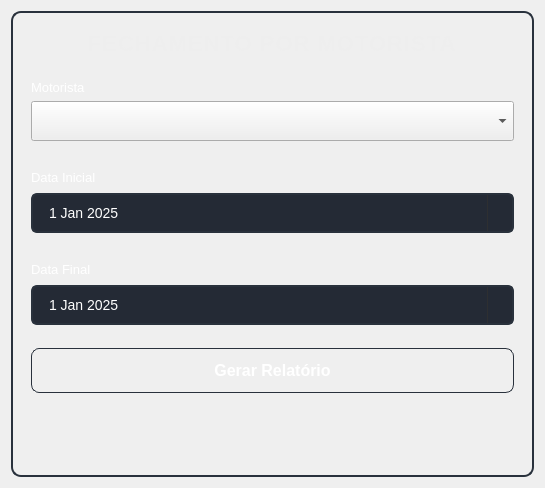
        <widget class="QWidget" name="page_12">
         <property name="styleSheet">
          <string notr="true">#page_12{
 background-color: transparent
}
</string>
         </property>
         <layout class="QHBoxLayout" name="horizontalLayout_4">
          <item>
           <widget class="QFrame" name="frame_4">
            <property name="styleSheet">
             <string notr="true">#frame_4 {
    background-color: qlineargradient(
        x1:0, y1:0, x2:1, y2:1,
        stop:0 #242A35,
        stop:1 #111213
    );
    border: 1.2px solid #2E2F31;
    border-radius: 10px;
border: 2px solid #29313C;
}</string>
            </property>
            <property name="frameShape">
             <enum>QFrame::StyledPanel</enum>
            </property>
            <property name="frameShadow">
             <enum>QFrame::Raised</enum>
            </property>
            <layout class="QVBoxLayout" name="verticalLayout">
             <item>
              <widget class="QFrame" name="frame">
               <property name="frameShape">
                <enum>QFrame::NoFrame</enum>
               </property>
               <property name="frameShadow">
                <enum>QFrame::Raised</enum>
               </property>
               <layout class="QHBoxLayout" name="horizontalLayout_5">
                <item alignment="Qt::AlignHCenter">
                 <widget class="QLabel" name="label_59">
                  <property name="styleSheet">
                   <string notr="true">* {
    color: #EEEEEE;
    font-size: 22px;
    font-weight: bold;
    letter-spacing: 1px;
}</string>
                  </property>
                  <property name="text">
                   <string>FECHAMENTO POR MOTORISTA</string>
                  </property>
                 </widget>
                </item>
               </layout>
              </widget>
             </item>
             <item>
              <widget class="QFrame" name="frame_49">
               <property name="frameShape">
                <enum>QFrame::NoFrame</enum>
               </property>
               <property name="frameShadow">
                <enum>QFrame::Raised</enum>
               </property>
               <layout class="QVBoxLayout" name="verticalLayout_2">
                <item>
                 <widget class="QLabel" name="label_61">
                  <property name="minimumSize">
                   <size>
                    <width>0</width>
                    <height>0</height>
                   </size>
                  </property>
                  <property name="styleSheet">
                   <string notr="true">QLabel {
    color: white;
    font-size: 13px;
}</string>
                  </property>
                  <property name="text">
                   <string>Motorista</string>
                  </property>
                 </widget>
                </item>
                <item>
                 <widget class="QComboBox" name="comboBox_7">
                  <property name="minimumSize">
                   <size>
                    <width>0</width>
                    <height>40</height>
                   </size>
                  </property>
                  <property name="styleSheet">
                   <string notr="true">* {
     border-radius: 6px;
    background-color: #242A35;
    color: white;
    border: 2px solid #29313C;
    padding-right: 24px; /* espaço pro ícone */
    padding-left: 14px;   /* espaço pro texto */
    font-size: 14px;
}

QComboBox::drop-down {
    border: none;
    background: transparent;

}

QComboBox::down-arrow {
    image: url(C:\Users\lucas\Documents\PROJETOS-CLEINTES\THAYLLA KAUANI\back-end\sys_automation_cte\teamplates\icons\seta.png);
    width: 15px;
    height: 15px;
    border: none;
    background: transparent;
    padding-right: 10px;
}</string>
                  </property>
                 </widget>
                </item>
                <item>
                 <widget class="QLabel" name="label_60">
                  <property name="minimumSize">
                   <size>
                    <width>0</width>
                    <height>40</height>
                   </size>
                  </property>
                  <property name="maximumSize">
                   <size>
                    <width>16777215</width>
                    <height>20</height>
                   </size>
                  </property>
                  <property name="font">
                   <font>
                    <pointsize>-1</pointsize>
                   </font>
                  </property>
                  <property name="styleSheet">
                   <string notr="true">QLabel {
    color: white;
    font-size: 13px;
}</string>
                  </property>
                  <property name="text">
                   <string>Data Inicial</string>
                  </property>
                 </widget>
                </item>
                <item>
                 <widget class="QDateEdit" name="dateEdit_28">
                  <property name="minimumSize">
                   <size>
                    <width>0</width>
                    <height>40</height>
                   </size>
                  </property>
                  <property name="font">
                   <font>
                    <pointsize>-1</pointsize>
                   </font>
                  </property>
                  <property name="cursor">
                   <cursorShape>PointingHandCursor</cursorShape>
                  </property>
                  <property name="styleSheet">
                   <string notr="true">QDateEdit {
    border-radius: 6px;
    background-color: #242A35;
    color: white;
    border: 2px solid #29313C;
    padding-right: 24px; /* espaço pro ícone */
    padding-left: 14px;   /* espaço pro texto */
    font-size: 14px;
}

QDateEdit::drop-down {
    subcontrol-origin: padding;
    subcontrol-position: top right;
    width: 24px;
    border-left: 1px solid #2E2F31;
}

QDateEdit::down-arrow {
    image: url(teamplates/icons/calendario.png);  /* Substitua pelo caminho do seu ícone */
    width: 20px;
    height: 20px;
}
</string>
                  </property>
                  <property name="dateTime">
                   <datetime>
                    <hour>0</hour>
                    <minute>0</minute>
                    <second>0</second>
                    <year>2025</year>
                    <month>1</month>
                    <day>1</day>
                   </datetime>
                  </property>
                  <property name="calendarPopup">
                   <bool>true</bool>
                  </property>
                 </widget>
                </item>
                <item>
                 <widget class="QLabel" name="label_62">
                  <property name="minimumSize">
                   <size>
                    <width>0</width>
                    <height>40</height>
                   </size>
                  </property>
                  <property name="maximumSize">
                   <size>
                    <width>16777215</width>
                    <height>20</height>
                   </size>
                  </property>
                  <property name="styleSheet">
                   <string notr="true">QLabel {
    color: white;
    font-size: 13px;
}</string>
                  </property>
                  <property name="text">
                   <string>Data Final</string>
                  </property>
                 </widget>
                </item>
                <item>
                 <widget class="QDateEdit" name="dateEdit_27">
                  <property name="enabled">
                   <bool>true</bool>
                  </property>
                  <property name="minimumSize">
                   <size>
                    <width>0</width>
                    <height>40</height>
                   </size>
                  </property>
                  <property name="maximumSize">
                   <size>
                    <width>16777214</width>
                    <height>40</height>
                   </size>
                  </property>
                  <property name="font">
                   <font>
                    <pointsize>-1</pointsize>
                   </font>
                  </property>
                  <property name="cursor">
                   <cursorShape>PointingHandCursor</cursorShape>
                  </property>
                  <property name="styleSheet">
                   <string notr="true">QDateEdit {
    border-radius: 6px;
    background-color: #242A35;
    color: white;
    border: 2px solid #29313C;
    padding-right: 24px; /* espaço pro ícone */
    padding-left: 14px;   /* espaço pro texto */
    font-size: 14px;
}

QDateEdit::drop-down {
    subcontrol-origin: padding;
    subcontrol-position: top right;
    width: 24px;
    border-left: 1px solid #2E2F31;
}

QDateEdit::down-arrow {
    image: url(teamplates/icons/calendario.png);  /* Substitua pelo caminho do seu ícone */
    width: 20px;
    height: 20px;
}
</string>
                  </property>
                  <property name="dateTime">
                   <datetime>
                    <hour>0</hour>
                    <minute>0</minute>
                    <second>0</second>
                    <year>2025</year>
                    <month>1</month>
                    <day>1</day>
                   </datetime>
                  </property>
                  <property name="calendarPopup">
                   <bool>true</bool>
                  </property>
                 </widget>
                </item>
                <item>
                 <spacer name="horizontalSpacer_6">
                  <property name="orientation">
                   <enum>Qt::Horizontal</enum>
                  </property>
                  <property name="sizeHint" stdset="0">
                   <size>
                    <width>483</width>
                    <height>17</height>
                   </size>
                  </property>
                 </spacer>
                </item>
                <item>
                 <widget class="QPushButton" name="pushButton_27">
                  <property name="minimumSize">
                   <size>
                    <width>0</width>
                    <height>45</height>
                   </size>
                  </property>
                  <property name="font">
                   <font>
                    <pointsize>12</pointsize>
                    <weight>75</weight>
                    <bold>true</bold>
                   </font>
                  </property>
                  <property name="cursor">
                   <cursorShape>PointingHandCursor</cursorShape>
                  </property>
                  <property name="styleSheet">
                   <string notr="true">QPushButton {
    background-color: qlineargradient(
        x1:0, y1:0, x2:1, y2:1,
        stop:0 #5859B5,
        stop:1 #3435C9
    );
    color: white;
    font-weight: bold;
    border: none;
    border-radius: 8px;
    padding: 8px 0;
border: 1px solid #29313C;
}

QPushButton:hover {
    background-color: qlineargradient(
        x1:0, y1:0, x2:1, y2:1,
        stop:0 #6E70F4,
        stop:1 #5D5FEF
    );
}
</string>
                  </property>
                  <property name="text">
                   <string>Gerar Relatório</string>
                  </property>
                 </widget>
                </item>
               </layout>
              </widget>
             </item>
             <item>
              <widget class="QFrame" name="frame_50">
               <property name="frameShape">
                <enum>QFrame::NoFrame</enum>
               </property>
               <property name="frameShadow">
                <enum>QFrame::Raised</enum>
               </property>
               <layout class="QHBoxLayout" name="horizontalLayout_6">
                <item>
                 <widget class="QLabel" name="label_64">
                  <property name="minimumSize">
                   <size>
                    <width>0</width>
                    <height>40</height>
                   </size>
                  </property>
                  <property name="styleSheet">
                   <string notr="true">QLabel {
    color: #AAAAAA;
    font-size: 13px;
}</string>
                  </property>
                  <property name="text">
                   <string/>
                  </property>
                 </widget>
                </item>
               </layout>
              </widget>
             </item>
            </layout>
           </widget>
          </item>
         </layout>
        </widget>
